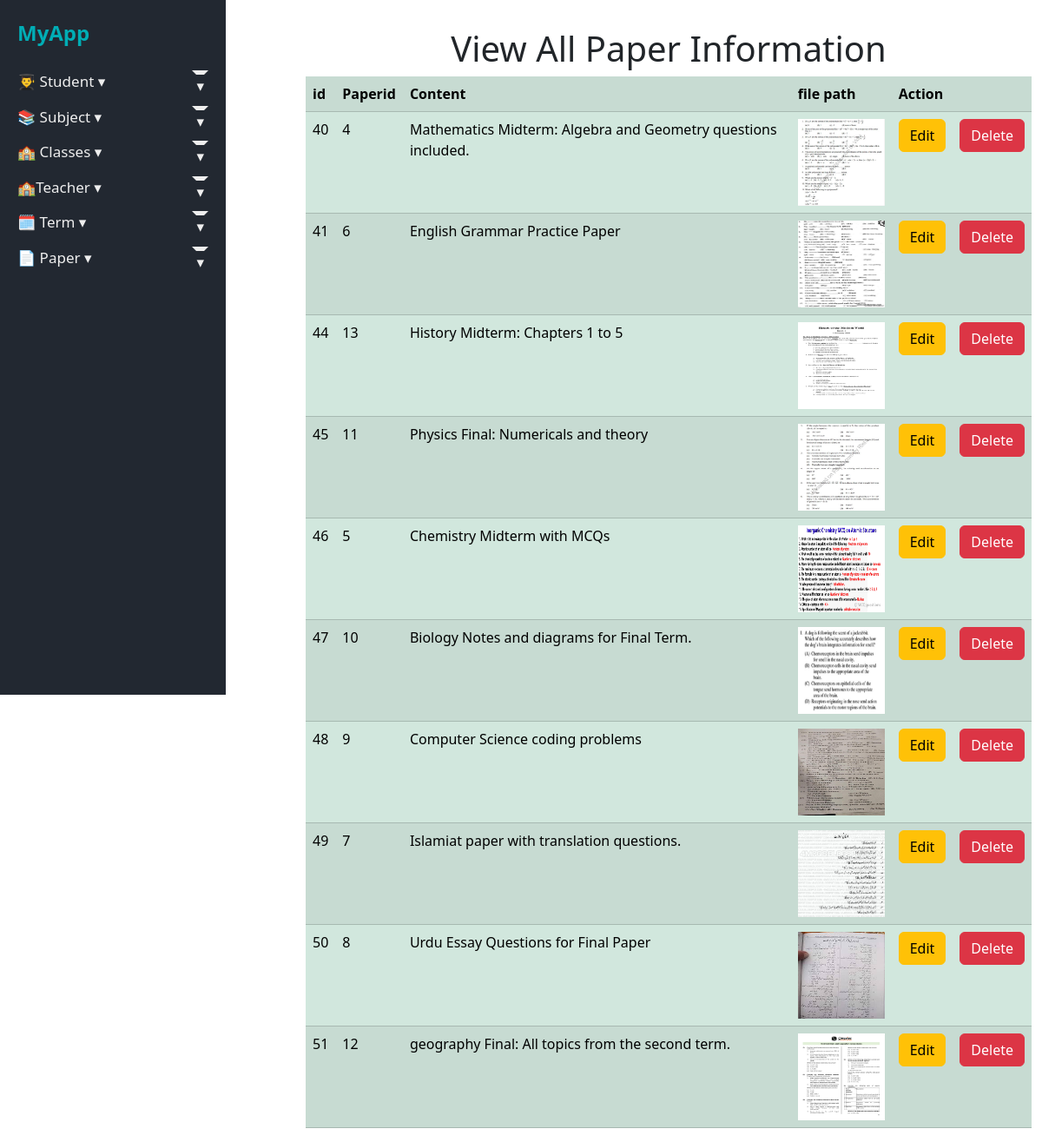
Screenshot of /viewpapercon.php with the database file from the repository.
### tables this page shows
CREATE TABLE `paper_contents` (
  `id` int(11) NOT NULL,
  `paper_id` int(11) DEFAULT NULL,
  `content` text DEFAULT NULL,
  `file_path` varchar(255) DEFAULT NULL
);

### viewpapercon.php (the view, shortened to what this page needs)
<!DOCTYPE html>
<html lang="en">
<head>
    <?php include_once("navbar.php"); ?>
</head>
<body>
     <div class="container mt-3">
    <h1 class="mt-3 text-center">View All Paper Information</h1>
<table class="table table-success table-striped">
     <tr>
    <th> id</th>
    <th>Paperid</th>
    <th>Content </th>
    <th>file path</th>
    <th colspan="2">Action</th>
   </tr>
</body>
</html>
<?php
$sql = "SELECT paper_contents.id, paper_contents.paper_id, paper_contents.content, paper_contents.file_path, papers.paper_title
        FROM paper_contents
        JOIN papers ON paper_contents.paper_id = papers.id";
$result = mysqli_query($conn,$sql);
foreach($result as $data)
{
    ?>
    <tr>
     <td><?php echo $data['id']; ?></td>
     <td><?php echo $data['paper_id']; ?></td>
     <td><?php echo $data['content']; ?></td>
     <td><img style= "height:100px;width:100px" src="upload/<?php echo $data['file_path'] ?>" alt=""></td>
    <td><a class="btn btn-warning" href="updatepapercon.php?id=<?php echo $data['id']; ?>">Edit</a></td>
    <td><a class="btn btn-danger" href="deletepapercon.php?id=<?php echo $data['id']; ?>">Delete</a></td>
    </tr>
<?php
}
?>

### style.css (style rules this page uses)
body { margin: 0; font-family: 'Segoe UI', sans-serif; display: flex; }

### rows the page displays
paper_contents: id "40", paper "4", content "Mathematics Midterm: Algebra and Geometry questions included.", file_path (picture)
paper_contents: id "41", paper "6", content "English Grammar Practice Paper", file_path (picture)
paper_contents: id "44", paper "13", content "History Midterm: Chapters 1 to 5", file_path (picture)
paper_contents: id "45", paper "11", content "Physics Final: Numericals and theory", file_path (picture)
paper_contents: id "46", paper "5", content "Chemistry Midterm with MCQs", file_path (picture)
paper_contents: id "47", paper "10", content "Biology Notes and diagrams for Final Term.", file_path (picture)
paper_contents: id "48", paper "9", content "Computer Science coding problems", file_path (picture)
paper_contents: id "49", paper "7", content "Islamiat paper with translation questions.", file_path (picture)
paper_contents: id "50", paper "8", content "Urdu Essay Questions for Final Paper", file_path (picture)
paper_contents: id "51", paper "12", content "geography Final: All topics from the second term.", file_path (picture)
